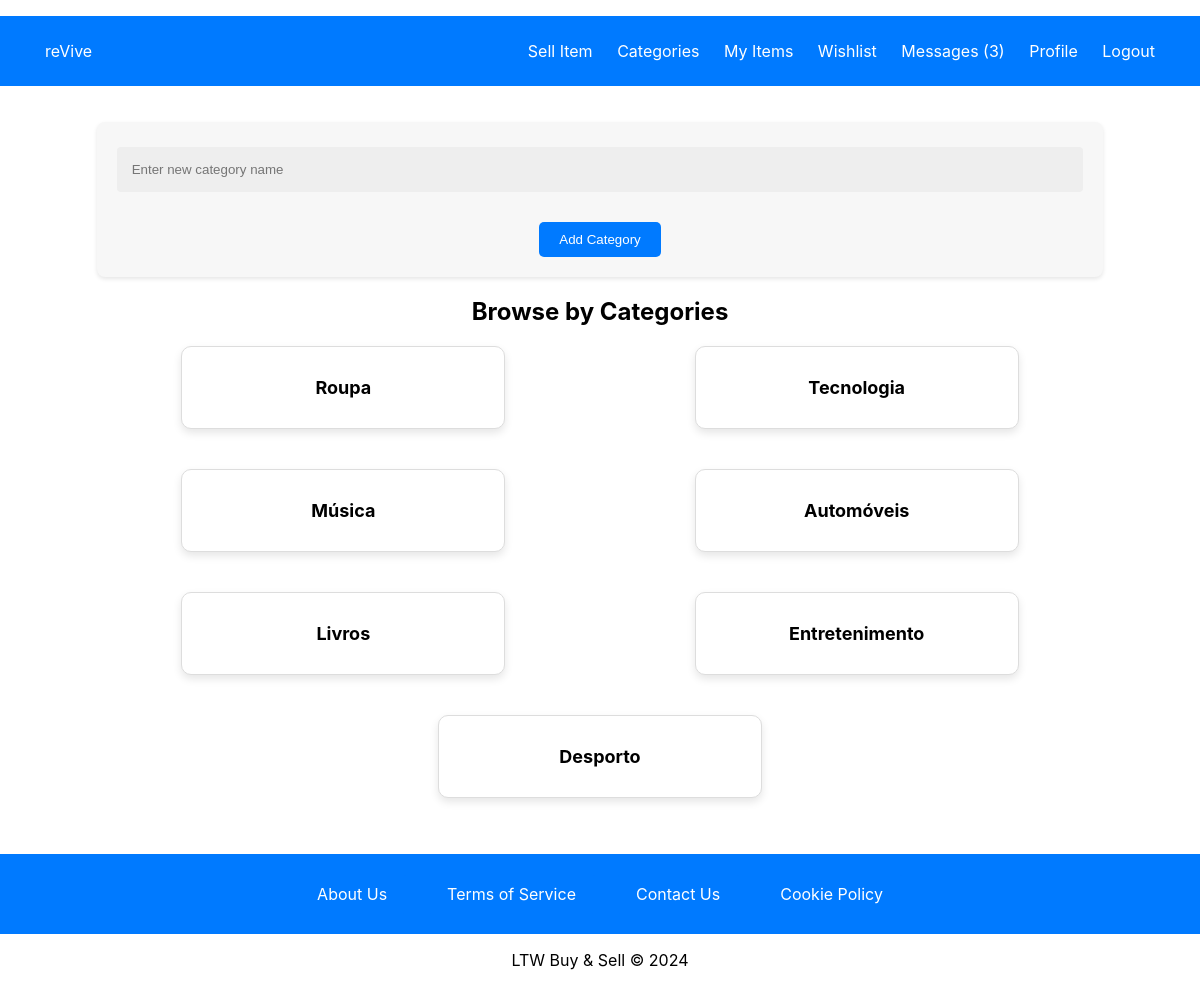
Before: /pages/categories.php (signed in) with the older database file.
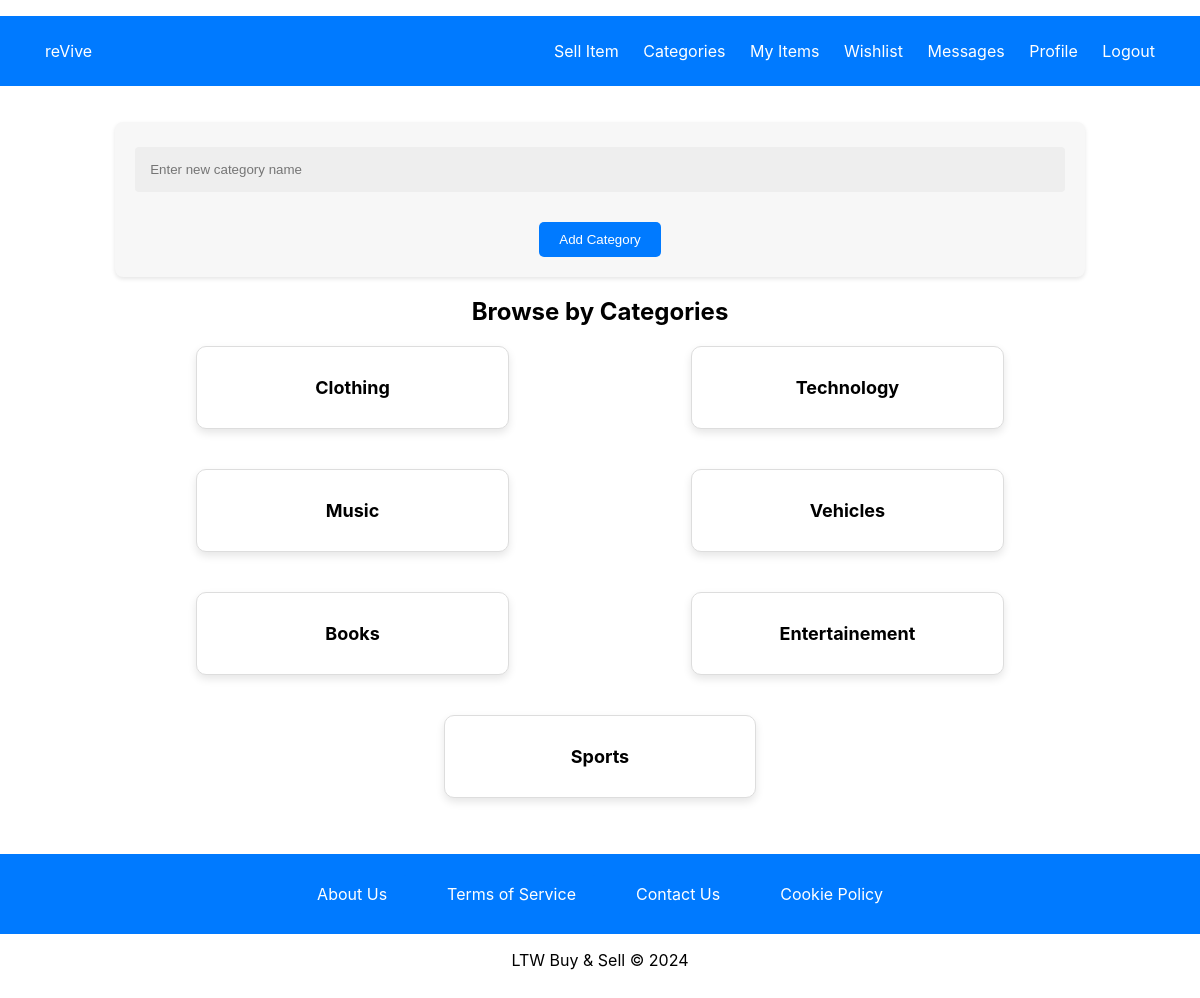
After: the same page with the newer database file.
### tables this page shows
CREATE TABLE categories (
    category_id INTEGER PRIMARY KEY AUTOINCREMENT,
    name TEXT NOT NULL UNIQUE
);

### utils/session.php (called while the page is built, shortened)
<?php
class Session {
    public function isLoggedIn() {
        return isset($_SESSION['user_id']);
    }
    public function getId() {
        return $_SESSION['user_id'] ?? null;
    }
    public function getUnreadMessageCount(PDO $db) {
        $userId = $this->getId();
        $stmt = $db->prepare('SELECT COUNT(*) FROM messages WHERE receiver_id = ? AND is_read = 0');
        $stmt->execute([$userId]);
        return $stmt->fetchColumn();
    }
}
?>

### database/connection.db.php (called while the page is built, shortened)
<?php
  function getDatabaseConnection() : PDO {
    $db = new PDO('sqlite:' . __DIR__ . '/../database/sql/ltw_project.db');
    $db->setAttribute(PDO::ATTR_DEFAULT_FETCH_MODE, PDO::FETCH_ASSOC);
    $db->setAttribute(PDO::ATTR_ERRMODE, PDO::ERRMODE_EXCEPTION);
    return $db;
  }
?>

### database/users.class.php (called while the page is built, shortened)
<?php
class Users {
    public function __construct(int $id, string $name, string $username, string $email, bool $is_admin) {
        $this->is_admin = $is_admin;
    }
    public static function getUser(PDO $db, int $id): ?Users {
        $stmt = $db->prepare('SELECT user_id, name, username, email, is_admin FROM users WHERE user_id = ?');
        $stmt->execute([$id]);
        $user = $stmt->fetch(PDO::FETCH_ASSOC);
        if ($user) {
            return new Users(
                $user['user_id'],
                $user['name'],
                $user['username'],
                $user['email'],
                (bool) $user['is_admin']
            );
        } else {
            return null;
        }
    }
}
?>

### database/categories.class.php (called while the page is built, shortened)
<?php
class Category {
    public static function getAllCategories(PDO $db): array {
        $stmt = $db->prepare("SELECT * FROM categories");
        $stmt->execute();
        return $stmt->fetchAll(PDO::FETCH_ASSOC);
    }
}
?>

### pages/categories.php (the view, shortened to what this page needs)
<?php
require_once(__DIR__ . '/../templates/common.php');
require_once(__DIR__ . '/../utils/session.php');
require_once(__DIR__ . '/../database/connection.db.php');
require_once(__DIR__ . '/../database/categories.class.php');
require_once(__DIR__ . '/../database/users.class.php');
$session = new Session();
$db = getDatabaseConnection();
$user_id = $_SESSION['user_id'];
$user = Users::getUser($db, $user_id);
$categories = Category::getAllCategories($db);
drawHeader('Categories', true, true, $session);
?>
<link rel="stylesheet" type="text/css" href="../styles/categories.css">
<div class="content-container">
    <?php if ($user->is_admin): ?>
        <form action="../actions/action_add_category.php" method="POST">
            <input type="text" name="category_name" placeholder="Enter new category name">
            <button type="submit" class="add-category-button">Add Category</button>
        </form>
    <?php endif; ?>
    <h2>Browse by Categories</h2>
    <div class="categories-list">
        <?php foreach ($categories as $category): ?>
            <div class="category">
                <a href="category_items.php?category_id=<?= $category['category_id']; ?>">
                    <h3><?= htmlspecialchars($category['name']) ?></h3>
                </a>
            </div>
        <?php endforeach; ?>
    </div>
</div>
<?php drawFooter(); ?>

### templates/common.php (shortened to what this page needs)
<?php
require_once(__DIR__ . '/../utils/session.php');
require_once(__DIR__ . '/../database/connection.db.php');
function drawHeader($title = 'reVive : Buy and Sell', $includeTopBar = false, $includeProfileIcon = false, Session $session = null) {
    ?>
    <!DOCTYPE html>
    <html lang="en">
    <head>
        <link rel="stylesheet" type="text/css" href="../styles/register.css">
        <link rel="stylesheet" type="text/css" href="../styles/mainPage.css">
        <link rel="stylesheet" type="text/css" href="../styles/login.css">
        <link rel="stylesheet" type="text/css" href="../styles/common.css">
    </head>
    <body>
        <header>
            <?php if ($includeTopBar): ?>
            <div class="top-bar">
                <div class="top-bar-left">
                    <a href="../pages/index.php">reVive</a>
                </div>
                <div class="top-bar-right">
                    <?php if ($session && $session->isLoggedIn()): ?>
                        <a href="../pages/create_item.php" class="profile-icon">Sell Item</a>
                        <a href="../pages/categories.php">Categories</a>
                        <a href="../pages/my_items.php">My Items</a>
                        <a href="../pages/wishlist.php">Wishlist</a>
                        <?php $unreadCount = $session->getUnreadMessageCount(getDatabaseConnection()); ?>
                        <a href="../pages/conversations.php">Messages<?= $unreadCount > 0 ? " ($unreadCount)" : "" ?></a>
                        <?php if ($includeProfileIcon): ?>
                            <a href="../pages/profile.php" class="profile-icon">Profile</a>
                        <?php endif; ?>
                        <a href="../actions/action_logout.php">Logout</a>
                    <?php else: ?>
                        <a href="../pages/login.php">Login</a>
                        <a href="../pages/register.php">Create Account</a>
                    <?php endif; ?>
                </div>
            </div>
            <?php endif; ?>
        </header>
        <main>
    <?php
}
function drawFooter() {
    ?>
        </main>
        <footer>
            <div class="bottom-bar">
                <div class="bottom-bar-container">
                    <a href="../pages/about-us.php" class="bottom-bar-button">About Us</a>
                    <a href="../pages/terms.php" class="bottom-bar-button">Terms of Service</a>
                    <a href="../pages/contact.php" class="bottom-bar-button">Contact Us</a>
                    <a href="../pages/cookies.php" class="bottom-bar-button">Cookie Policy</a>
                </div>
            </div>
            <p>LTW Buy & Sell &copy; 2024</p>
        </footer>
    </body>
    </html>
    <?php
}
?>

### styles/register.css (style rules this page uses)
body, html { height: 100%; margin: 0; font-family: -apple-system, BlinkMacSystemFont, "Segoe UI", Roboto, "Helvetica Neue", Arial, sans-serif; }
header h1, footer { text-align: center; }
header, footer { margin: 0; padding: 1em 0; }
form { background: #f7f7f7; box-shadow: 0 2px 4px rgba(0,0,0,0.1); padding: 20px; border-radius: 8px; }
input[type="text"], input[type="email"], input[type="password"] { width: 100%; padding: 15px; margin: 5px 0 20px 0; display: inline-block; border: none; background: #eee; border-radius: 4px; box-sizing: border-box; }

### styles/mainPage.css (style rules this page uses)
html, body { height: 100%; margin: 0; padding: 0; display: flex; flex-direction: column; font-family: -apple-system, BlinkMacSystemFont, "Segoe UI", Roboto, "Helvetica Neue", Arial, sans-serif; }
body { min-height: 100vh; display: flex; flex-direction: column; }
main { flex: 1; display: flex; flex-direction: column; }
footer { flex-shrink: 0; width: 100%; text-align: center; }
.content-container { text-align: center; max-width: 1200px; margin: auto; padding: 20px; flex-grow: 1; }
.bottom-bar { background-color: #007aff; color: white; padding: 20px 0; text-align: center; display: flex; justify-content: center; }
.bottom-bar-container { display: flex; justify-content: space-evenly; max-width: 1200px; margin: 0 auto; }
.bottom-bar-button { padding: 10px 20px; color: white; background-color: #007aff; border: none; border-radius: 5px; font-size: 16px; cursor: pointer; transition: background-color 0.3s, color 0.3s; text-align: center; display: inline-block; margin: 0 10px; }

### styles/login.css (style rules this page uses)
body, html { height: 100%; margin: 0; font-family: -apple-system, BlinkMacSystemFont, "Segoe UI", Roboto, "Helvetica Neue", Arial, sans-serif; }
header h1, footer { text-align: center; }
header, footer { margin: 0; padding: 1em 0; }
form { background: #f7f7f7; box-shadow: 0 2px 4px rgba(0,0,0,0.1); padding: 20px; border-radius: 8px; }
input[type="text"], input[type="email"], input[type="password"] { width: 100%; padding: 15px; margin: 5px 0 20px 0; display: inline-block; border: none; background: #eee; border-radius: 4px; box-sizing: border-box; }

### styles/common.css (style rules this page uses)
.top-bar, .bottom-bar { background-color: #007aff; color: white; display: flex; justify-content: space-between; padding: 25px 35px; align-items: center; }
.top-bar a, .bottom-bar-button { color: white; text-decoration: none; margin: 0 10px; font-size: 16px; transition: background-color 0.3s, transform 0.2s, box-shadow 0.2s; }
.profile-icon { margin-right: 10px; cursor: pointer; }
.bottom-bar { background-color: #007aff; color: white; padding: 20px 0; text-align: center; display: flex; justify-content: center; }
.bottom-bar-container { display: flex; justify-content: space-evenly; max-width: 1200px; margin: 0 auto; }
.bottom-bar-button { padding: 10px 20px; color: white; background-color: #007aff; border: none; border-radius: 5px; font-size: 16px; cursor: pointer; transition: background-color 0.3s, color 0.3s; text-align: center; display: inline-block; margin: 0 10px; }

### styles/categories.css (style rules this page uses)
.content-container { text-align: center; max-width: 1200px; margin: auto; padding: 20px; }
.categories-list { display: flex; flex-wrap: wrap; justify-content: space-around; gap: 20px; }
.category { flex: 0 1 calc(30% - 20px); border: 1px solid #ddd; border-radius: 10px; background-color: #fff; box-shadow: 0 4px 8px rgba(0, 0, 0, 0.1); padding: 20px; margin-bottom: 20px; text-align: center; transition: transform 0.2s; }
.category a { text-decoration: none; color: black; }
.category h3 { margin: 10px 0; font-size: 18px; color: black; }
.add-category-button { margin-top: 10px; padding: 10px 20px; background-color: #007aff; color: white; border: none; border-radius: 5px; cursor: pointer; transition: background-color 0.3s; }

Changed rows visible on the page:
changed categories: name "Roupa" → "Clothing"
changed categories: name "Tecnologia" → "Technology"
changed categories: name "Música" → "Music"
changed categories: name "Automóveis" → "Vehicles"
changed categories: name "Livros" → "Books"
changed categories: name "Entretenimento" → "Entertainement"
changed categories: name "Desporto" → "Sports"
Other visible differences:
$unreadCount: "3" → (not shown)
